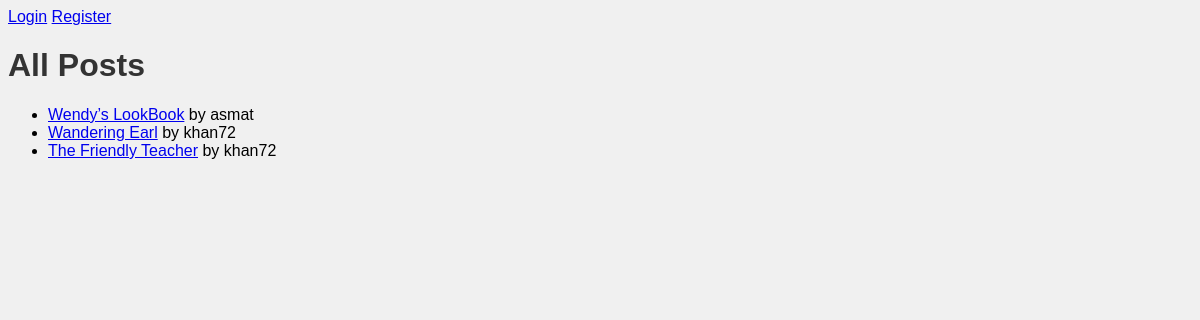
The page / on the database its author committed.
### blog/models.py (models this page shows)
class Post(models.Model):
    title = models.CharField(max_length=200)
    content = models.TextField()
    tags = models.ManyToManyField(Tag)
    created_at = models.DateTimeField(auto_now_add=True)
    author = models.ForeignKey(User, on_delete=models.CASCADE)
    categories = models.ManyToManyField(Category)

### blog/views.py (the view)
# urls.py: path('', views.post_list, name='post_list'),
def post_list(request):
    posts = Post.objects.all()
    return render(request, 'blog/post_list.html', {'posts': posts})

### blog/templates/blog/post_list.html
{% extends 'blog/base.html' %}
{% block content %}
<h1>All Posts</h1>
<ul>
    {% for post in posts %}
        <li><a href="{% url 'post_detail' post.pk %}">{{ post.title }}</a> by {{ post.author }}</li>
    {% endfor %}
</ul>
{% endblock %}

### blog/static/blog/style.css (style rules this page uses)
body { background-color: #f0f0f0; font-family: Arial, sans-serif; }
h1 { color: #333; }

### rows shown on the page
Post: title "Wendy’s LookBook", author "asmat"
Post: title "Wandering Earl", author "khan72"
Post: title "The Friendly Teacher", author "khan72"
